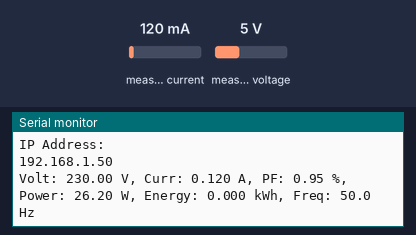
A sketch run on a simulated ESP32. Shown: the last lines printed to the serial monitor. The test bench sets the inputs (shaded band); at power-on: measured current 120 mA, measured voltage 5 V. WiFi joins after 1.5 s; servers stay silent unless stated.

Above: at 2.7 s.
2.8 s: measured current set to 40 mA
At 4.0 s:
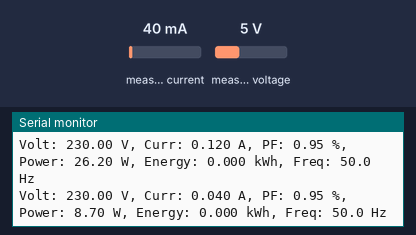
4.3 s: measured voltage set to 0.3 V
5.8 s: measured current set to 500 mA
At 5.8 s:
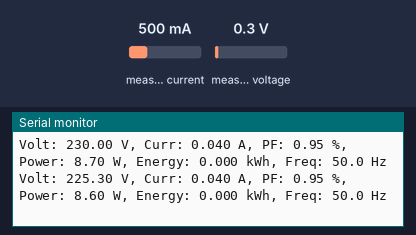
Timing chart, 0 to 8.8 s (numbered marks = the images above; inputs shaded):
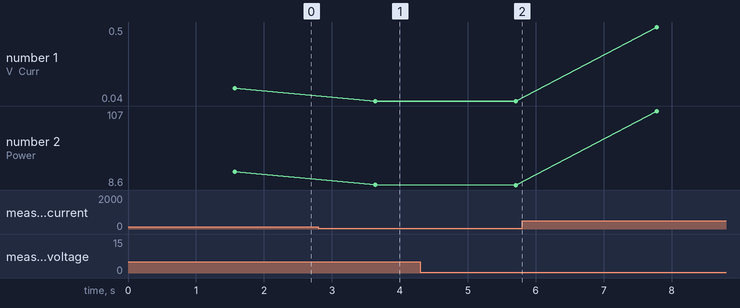

The sketch:

pzem04toesp.ino
```cpp
#include <PZEM004Tv30.h>
#include <WiFiManager.h>  // Library untuk WiFiManager
#define RXD2 16
#define TXD2 17

// Inisialisasi PZEM004Tv30 dengan parameter yang benar
PZEM004Tv30 pzem_r(Serial2, RXD2, TXD2);

float vr;
float ir;
float freq;
float pf_r;
float energy;
float power;

WiFiManager wm;

// Konfigurasi nama AP dan password sebagai variabel global
const char* apName = "CNC_LASER";         // Nama AP
const char* apPassword = "CNC_LASER123";  // Password AP

void setup() {
  Serial.begin(115200);
  Serial2.begin(9600, SERIAL_8N1, RXD2, TXD2);

  handler_wifi();

  // Jika berhasil terhubung, print alamat IP
  Serial.println("Connected to WiFi!");
  Serial.println("IP Address: ");
  Serial.println(WiFi.localIP());
}

void loop() {
  handler_wifi();
  baca_pzem();
  Serial.print("Volt: ");
  Serial.print(vr, 2);
  Serial.print(" V, ");
  Serial.print("Curr: ");
  Serial.print(ir, 3);
  Serial.print(" A, ");
  Serial.print("PF: ");
  Serial.print(pf_r, 2);
  Serial.println(" %, ");
  Serial.print("Power: ");
  Serial.print(power);
  Serial.print(" W, ");
  Serial.print("Energy: ");
  Serial.print(energy, 3);
  Serial.print(" kWh, ");
  Serial.print("Freq: ");
  Serial.print(freq, 1);
  Serial.println(" Hz");
  Serial.println();
  delay(2000);
}

void handler_wifi() {
  // Mulai WiFiManager dalam mode konfigurasi
  wm.autoConnect(apName, apPassword);
}

void baca_pzem() {
  vr = pzem_r.voltage();
  ir = pzem_r.current();
  freq = pzem_r.frequency();
  pf_r = pzem_r.pf();
  power = pzem_r.power();
  energy = pzem_r.energy();
}
```

Measured:
- after the input at 2.8 s, the serial monitor: prints a new line after 0.84 s (image 1)
- plotted number 1: 0.12 → 0.04 after the input at 2.8 s, 0.04 → 0.5 after the input at 5.8 s
- plotted number 2: 26.2 → 8.7 after the input at 2.8 s, 8.7 → 8.6 after the input at 4.3 s, 8.6 → 107 after the input at 5.8 s
